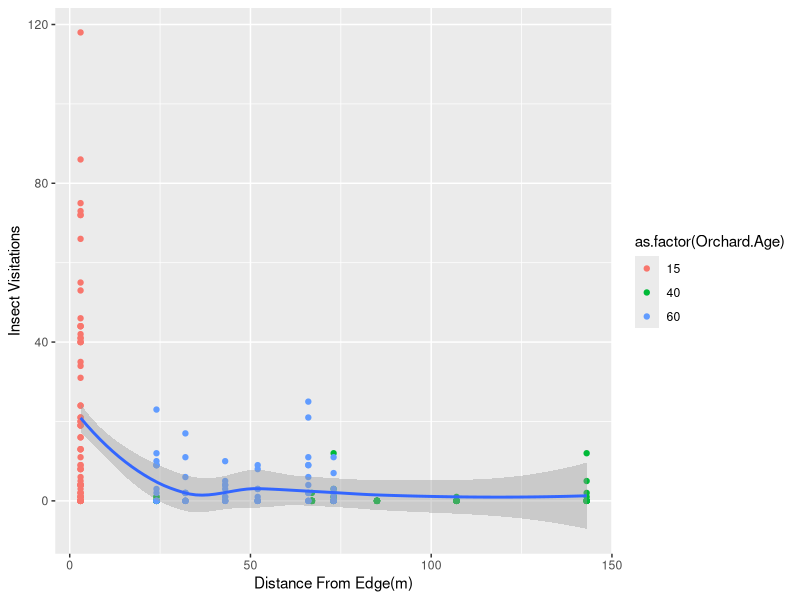

Write R code to recreate this figure.
## POLLINATOR THESIS PROJECT FIGURES
## Edge distance vs. pollinator visitations


## Libraries needed
library(tidyverse)
library(ggplot2)
library(dplyr)
library(nlme)
library(multcomp)

#############################
#############################
## Import data
## Clean up column names and columns

#add in a full plot list to account for zeroes
plots <- read.csv("canopy_cover.csv")%>%
  filter(year==2021)%>% #have to do this here
  mutate(seedmix=ifelse(seedmix=="annuals", "annual", ifelse(seedmix=="perennials", "perennial", seedmix)))%>%
  dplyr::select(1:4)
names(plots) <- c("Orchard.Age", "Block", "Management", "Seed.Mix")

observedpollinators <- read.csv("observedpollinators_2021.csv")%>%
  mutate(Management=ifelse(Management=="flailscrape", "scraped", ifelse(Management=="flail", "flailed", Management)))
names(observedpollinators) <- c ("Month", "Orchard.Age", "Block", "Management", "Seed.Mix", "Host.Plant", "Morphospecies", "Number", "Notes")
observedpollinators<-full_join(plots, observedpollinators)%>% #need to get zeroes
  mutate(Number=ifelse(is.na(Number), 0, Number))


edgedistances <- read.csv("block_edge_distances.csv")
names(edgedistances) <- c("Orchard.Age", "Block", "Distance")


#############################

#############################
#############################
##Comparing block distance from orchard edge and pollinator visitations

## Merging the datasets and counting up observed pollinator visits by sub-plot/seed mix
blockdensity <- merge(x=observedpollinators, y=edgedistances,by=c("Orchard.Age","Block"),all=TRUE) %>%
  group_by(Orchard.Age, Block, Management, Seed.Mix, Distance) %>% #added back Management, you dont need to analyze it but they are separate plots (replication)
  summarise(Number = sum(Number))

cleanblockdensity <- as.data.frame(blockdensity)%>%
  ungroup()

ggplot(cleanblockdensity, aes(x=Distance, y=Number)) +
  geom_point(aes(colour=as.factor(Orchard.Age))) +
  labs(x="Distance From Edge(m)", y = "Insect Visitations") +
  stat_smooth()

#############################
#############################
## Statistics
## I'm using a mixed model. 'lme' uses t-tests and f-tests to find the significance between
## edge distance and insect visits. Edge distance (block placement) is a random effect.

mmedgedistance<-lme(Number~Distance, random =  ~1|Management, data=cleanblockdensity) 
summary(mmedgedistance)
anova(mmedgedistance)#significant when you ignore orchard age


mmedgedistance<-lme(Number~Distance, random = list( ~1|Management, ~1|Orchard.Age), data = cleanblockdensity, na.action=na.omit)
summary(mmedgedistance)
anova(mmedgedistance) #not when you include it
